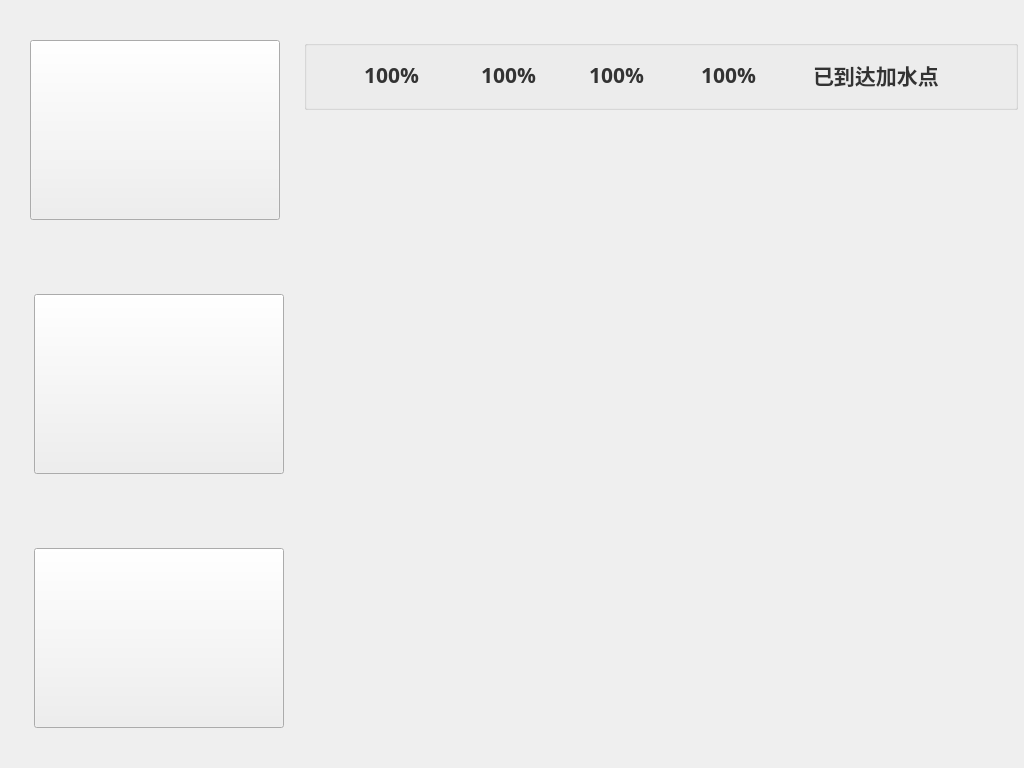
<?xml version="1.0" encoding="UTF-8"?>
<ui version="4.0">
 <class>mainW</class>
 <widget class="QWidget" name="mainW">
  <property name="geometry">
   <rect>
    <x>0</x>
    <y>0</y>
    <width>1024</width>
    <height>768</height>
   </rect>
  </property>
  <property name="font">
   <font>
    <family>宋体</family>
    <pointsize>18</pointsize>
   </font>
  </property>
  <property name="windowTitle">
   <string>mainW</string>
  </property>
  <property name="styleSheet">
   <string notr="true">#mainW
{
	border-image: url(:/new/prefix1/image/mainimag/board_img.png);
}</string>
  </property>
  <widget class="QPushButton" name="toolButton">
   <property name="geometry">
    <rect>
     <x>34</x>
     <y>294</y>
     <width>250</width>
     <height>180</height>
    </rect>
   </property>
   <property name="font">
    <font>
     <family>宋体</family>
     <pointsize>24</pointsize>
     <weight>75</weight>
     <bold>true</bold>
    </font>
   </property>
   <property name="focusPolicy">
    <enum>Qt::ClickFocus</enum>
   </property>
   <property name="styleSheet">
    <string notr="true">border-image: url(:/new/prefix1/image/mainimag/tool.png);</string>
   </property>
   <property name="text">
    <string/>
   </property>
  </widget>
  <widget class="QPushButton" name="cleanButton">
   <property name="geometry">
    <rect>
     <x>30</x>
     <y>40</y>
     <width>250</width>
     <height>180</height>
    </rect>
   </property>
   <property name="font">
    <font>
     <family>宋体</family>
     <pointsize>24</pointsize>
     <weight>75</weight>
     <bold>true</bold>
    </font>
   </property>
   <property name="focusPolicy">
    <enum>Qt::ClickFocus</enum>
   </property>
   <property name="styleSheet">
    <string notr="true">border-image: url(:/new/prefix1/image/mainimag/clearn.png);</string>
   </property>
   <property name="text">
    <string/>
   </property>
  </widget>
  <widget class="QPushButton" name="moreButton">
   <property name="geometry">
    <rect>
     <x>34</x>
     <y>548</y>
     <width>250</width>
     <height>180</height>
    </rect>
   </property>
   <property name="font">
    <font>
     <family>宋体</family>
     <pointsize>24</pointsize>
     <weight>75</weight>
     <bold>true</bold>
    </font>
   </property>
   <property name="focusPolicy">
    <enum>Qt::ClickFocus</enum>
   </property>
   <property name="styleSheet">
    <string notr="true">border-image: url(:/new/prefix1/image/mainimag/more.png);</string>
   </property>
   <property name="text">
    <string/>
   </property>
  </widget>
  <widget class="QGroupBox" name="groupBox">
   <property name="geometry">
    <rect>
     <x>304</x>
     <y>40</y>
     <width>714</width>
     <height>70</height>
    </rect>
   </property>
   <property name="styleSheet">
    <string notr="true">#groupBox
{
	border-image: url(:/new/prefix1/image/mainimag/back_board1.png);
}</string>
   </property>
   <property name="title">
    <string/>
   </property>
   <widget class="QLabel" name="schedule_label">
    <property name="geometry">
     <rect>
      <x>21</x>
      <y>20</y>
      <width>26</width>
      <height>26</height>
     </rect>
    </property>
    <property name="styleSheet">
     <string notr="true"/>
    </property>
    <property name="text">
     <string/>
    </property>
   </widget>
   <widget class="QLabel" name="scheVal_label">
    <property name="geometry">
     <rect>
      <x>60</x>
      <y>20</y>
      <width>61</width>
      <height>30</height>
     </rect>
    </property>
    <property name="font">
     <font>
      <family>宋体</family>
      <pointsize>16</pointsize>
      <weight>75</weight>
      <bold>true</bold>
     </font>
    </property>
    <property name="styleSheet">
     <string notr="true">color: rgb(51, 51, 51);</string>
    </property>
    <property name="text">
     <string>100%</string>
    </property>
   </widget>
   <widget class="QLabel" name="ele_label">
    <property name="geometry">
     <rect>
      <x>133</x>
      <y>20</y>
      <width>30</width>
      <height>26</height>
     </rect>
    </property>
    <property name="styleSheet">
     <string notr="true"/>
    </property>
    <property name="text">
     <string/>
    </property>
   </widget>
   <widget class="QLabel" name="eleVal_label">
    <property name="geometry">
     <rect>
      <x>177</x>
      <y>20</y>
      <width>61</width>
      <height>30</height>
     </rect>
    </property>
    <property name="font">
     <font>
      <family>宋体</family>
      <pointsize>16</pointsize>
      <weight>75</weight>
      <bold>true</bold>
     </font>
    </property>
    <property name="styleSheet">
     <string notr="true">color: rgb(51, 51, 51);</string>
    </property>
    <property name="text">
     <string>100%</string>
    </property>
   </widget>
   <widget class="QLabel" name="water_label">
    <property name="geometry">
     <rect>
      <x>240</x>
      <y>13</y>
      <width>44</width>
      <height>44</height>
     </rect>
    </property>
    <property name="styleSheet">
     <string notr="true">border-image: url(:/new/prefix1/image/mainimag/water.jpg);</string>
    </property>
    <property name="text">
     <string/>
    </property>
   </widget>
   <widget class="QLabel" name="time_label">
    <property name="geometry">
     <rect>
      <x>358</x>
      <y>20</y>
      <width>26</width>
      <height>26</height>
     </rect>
    </property>
    <property name="font">
     <font>
      <family>宋体</family>
     </font>
    </property>
    <property name="styleSheet">
     <string notr="true">border-image: url(:/new/prefix1/image/mainimag/time.jpg);</string>
    </property>
    <property name="text">
     <string/>
    </property>
   </widget>
   <widget class="QLabel" name="statusIcon_label">
    <property name="geometry">
     <rect>
      <x>470</x>
      <y>20</y>
      <width>25</width>
      <height>26</height>
     </rect>
    </property>
    <property name="font">
     <font>
      <family>宋体</family>
     </font>
    </property>
    <property name="styleSheet">
     <string notr="true">border-image: url(:/new/prefix1/image/mainimag/status.jpg);</string>
    </property>
    <property name="text">
     <string/>
    </property>
   </widget>
   <widget class="QLabel" name="waterVal_label">
    <property name="geometry">
     <rect>
      <x>285</x>
      <y>20</y>
      <width>61</width>
      <height>30</height>
     </rect>
    </property>
    <property name="font">
     <font>
      <family>宋体</family>
      <pointsize>16</pointsize>
      <weight>75</weight>
      <bold>true</bold>
     </font>
    </property>
    <property name="styleSheet">
     <string notr="true">color: rgb(51, 51, 51);</string>
    </property>
    <property name="text">
     <string>100%</string>
    </property>
   </widget>
   <widget class="QLabel" name="timeVal_label">
    <property name="geometry">
     <rect>
      <x>397</x>
      <y>20</y>
      <width>61</width>
      <height>30</height>
     </rect>
    </property>
    <property name="font">
     <font>
      <family>宋体</family>
      <pointsize>16</pointsize>
      <weight>75</weight>
      <bold>true</bold>
     </font>
    </property>
    <property name="styleSheet">
     <string notr="true">color: rgb(51, 51, 51);</string>
    </property>
    <property name="text">
     <string>100%</string>
    </property>
   </widget>
   <widget class="QLabel" name="status_label">
    <property name="geometry">
     <rect>
      <x>509</x>
      <y>20</y>
      <width>141</width>
      <height>30</height>
     </rect>
    </property>
    <property name="font">
     <font>
      <family>宋体</family>
      <pointsize>16</pointsize>
      <weight>75</weight>
      <bold>true</bold>
     </font>
    </property>
    <property name="styleSheet">
     <string notr="true">color: rgb(51, 51, 51);</string>
    </property>
    <property name="text">
     <string>已到达加水点</string>
    </property>
   </widget>
  </widget>
  <zorder>groupBox</zorder>
  <zorder>toolButton</zorder>
  <zorder>cleanButton</zorder>
  <zorder>moreButton</zorder>
 </widget>
 <layoutdefault spacing="6" margin="11"/>
 <resources/>
 <connections/>
</ui>
